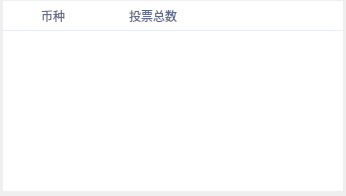
<?xml version="1.0" encoding="UTF-8"?>
<ui version="4.0">
 <class>TotalLockedDialog</class>
 <widget class="QDialog" name="TotalLockedDialog">
  <property name="geometry">
   <rect>
    <x>0</x>
    <y>0</y>
    <width>346</width>
    <height>196</height>
   </rect>
  </property>
  <property name="windowTitle">
   <string>Dialog</string>
  </property>
  <widget class="QTableWidget" name="tableWidget">
   <property name="geometry">
    <rect>
     <x>3</x>
     <y>1</y>
     <width>340</width>
     <height>190</height>
    </rect>
   </property>
   <property name="styleSheet">
    <string notr="true">QTableView{background-color:rgb(255,255,255);border:none;border-radius:0px;font: 12px &quot;Microsoft YaHei&quot;;color:rgb(80,80,80);}
QHeaderView{border:none;border-bottom:1px solid #e9eef4;background-color:rgb(255,255,255);color:rgb(57,68,107,204);font:bold 12px &quot;Microsoft YaHei&quot;;}
QHeaderView:section{height:30px;border:none;background-color:rgb(255,255,255);}
QHeaderView:section:first{border-top-left-radius:0px;}
QHeaderView:section:last{border-top-right-radius:0px;}</string>
   </property>
   <column>
    <property name="text">
     <string>币种</string>
    </property>
    <property name="textAlignment">
     <set>AlignCenter</set>
    </property>
   </column>
   <column>
    <property name="text">
     <string>投票总数</string>
    </property>
    <property name="textAlignment">
     <set>AlignCenter</set>
    </property>
   </column>
  </widget>
 </widget>
 <resources/>
 <connections/>
</ui>
